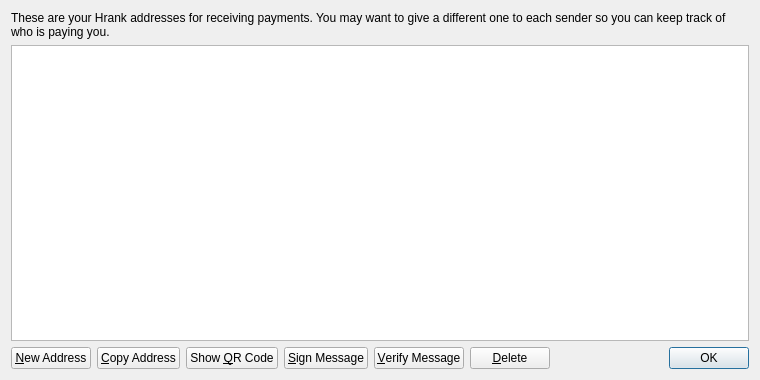
<?xml version="1.0" encoding="UTF-8"?>
<ui version="4.0">
 <class>AddressBookPage</class>
 <widget class="QWidget" name="AddressBookPage">
  <property name="geometry">
   <rect>
    <x>0</x>
    <y>0</y>
    <width>760</width>
    <height>380</height>
   </rect>
  </property>
  <property name="windowTitle">
   <string>Address Book</string>
  </property>
  <layout class="QVBoxLayout" name="verticalLayout">
   <item>
    <widget class="QLabel" name="labelExplanation">
     <property name="text">
      <string>These are your Hrank addresses for receiving payments. You may want to give a different one to each sender so you can keep track of who is paying you.</string>
     </property>
     <property name="textFormat">
      <enum>Qt::PlainText</enum>
     </property>
     <property name="wordWrap">
      <bool>true</bool>
     </property>
    </widget>
   </item>
   <item>
    <widget class="QTableView" name="tableView">
     <property name="contextMenuPolicy">
      <enum>Qt::CustomContextMenu</enum>
     </property>
     <property name="toolTip">
      <string>Double-click to edit address or label</string>
     </property>
     <property name="tabKeyNavigation">
      <bool>false</bool>
     </property>
     <property name="alternatingRowColors">
      <bool>true</bool>
     </property>
     <property name="selectionMode">
      <enum>QAbstractItemView::SingleSelection</enum>
     </property>
     <property name="selectionBehavior">
      <enum>QAbstractItemView::SelectRows</enum>
     </property>
     <property name="sortingEnabled">
      <bool>true</bool>
     </property>
     <attribute name="verticalHeaderVisible">
      <bool>false</bool>
     </attribute>
    </widget>
   </item>
   <item>
    <layout class="QHBoxLayout" name="horizontalLayout">
     <item>
      <widget class="QPushButton" name="newAddressButton">
       <property name="toolTip">
        <string>Create a new address</string>
       </property>
       <property name="text">
        <string>&amp;New Address</string>
       </property>
       <property name="icon">
        <iconset resource="../bitcoin.qrc">
         <normaloff>:/icons/add</normaloff>:/icons/add</iconset>
       </property>
      </widget>
     </item>
     <item>
      <widget class="QPushButton" name="copyToClipboard">
       <property name="toolTip">
        <string>Copy the currently selected address to the system clipboard</string>
       </property>
       <property name="text">
        <string>&amp;Copy Address</string>
       </property>
       <property name="icon">
        <iconset resource="../bitcoin.qrc">
         <normaloff>:/icons/editcopy</normaloff>:/icons/editcopy</iconset>
       </property>
      </widget>
     </item>
     <item>
      <widget class="QPushButton" name="showQRCode">
       <property name="text">
        <string>Show &amp;QR Code</string>
       </property>
       <property name="icon">
        <iconset resource="../bitcoin.qrc">
         <normaloff>:/icons/qrcode</normaloff>:/icons/qrcode</iconset>
       </property>
      </widget>
     </item>
     <item>
      <widget class="QPushButton" name="signMessage">
       <property name="toolTip">
        <string>Sign a message to prove you own a Hrank address</string>
       </property>
       <property name="text">
        <string>&amp;Sign Message</string>
       </property>
       <property name="icon">
        <iconset resource="../bitcoin.qrc">
         <normaloff>:/icons/edit</normaloff>:/icons/edit</iconset>
       </property>
      </widget>
     </item>
     <item>
      <widget class="QPushButton" name="verifyMessage">
       <property name="toolTip">
        <string>Verify a message to ensure it was signed with a specified Hrank address</string>
       </property>
       <property name="text">
        <string>&amp;Verify Message</string>
       </property>
       <property name="icon">
        <iconset resource="../bitcoin.qrc">
         <normaloff>:/icons/transaction_0</normaloff>:/icons/transaction_0</iconset>
       </property>
      </widget>
     </item>
     <item>
      <widget class="QPushButton" name="deleteButton">
       <property name="toolTip">
        <string>Delete the currently selected address from the list. Only sending addresses can be deleted.</string>
       </property>
       <property name="text">
        <string>&amp;Delete</string>
       </property>
       <property name="icon">
        <iconset resource="../bitcoin.qrc">
         <normaloff>:/icons/remove</normaloff>:/icons/remove</iconset>
       </property>
      </widget>
     </item>
     <item>
      <spacer name="horizontalSpacer">
       <property name="orientation">
        <enum>Qt::Horizontal</enum>
       </property>
       <property name="sizeHint" stdset="0">
        <size>
         <width>40</width>
         <height>20</height>
        </size>
       </property>
      </spacer>
     </item>
     <item>
      <widget class="QDialogButtonBox" name="buttonBox">
       <property name="sizePolicy">
        <sizepolicy hsizetype="Maximum" vsizetype="Fixed">
         <horstretch>0</horstretch>
         <verstretch>0</verstretch>
        </sizepolicy>
       </property>
       <property name="standardButtons">
        <set>QDialogButtonBox::Ok</set>
       </property>
      </widget>
     </item>
    </layout>
   </item>
  </layout>
 </widget>
 <resources>
  <include location="../bitcoin.qrc"/>
 </resources>
 <connections/>
</ui>
